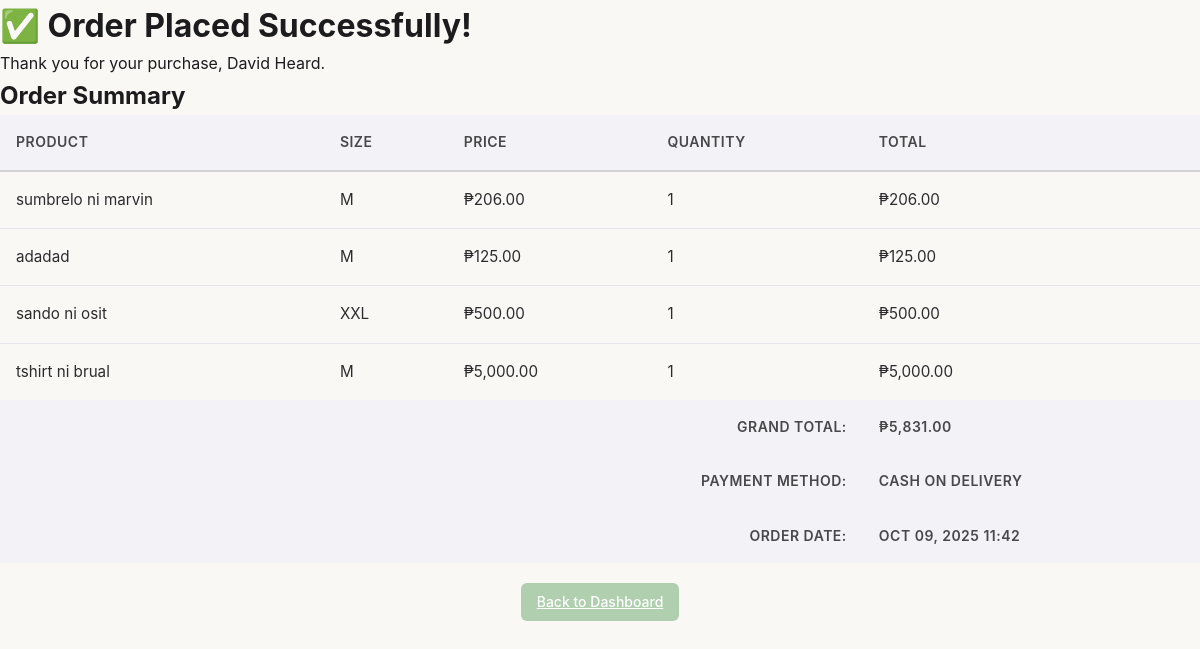
The page /order_success.php (signed in) on the database as committed earlier.
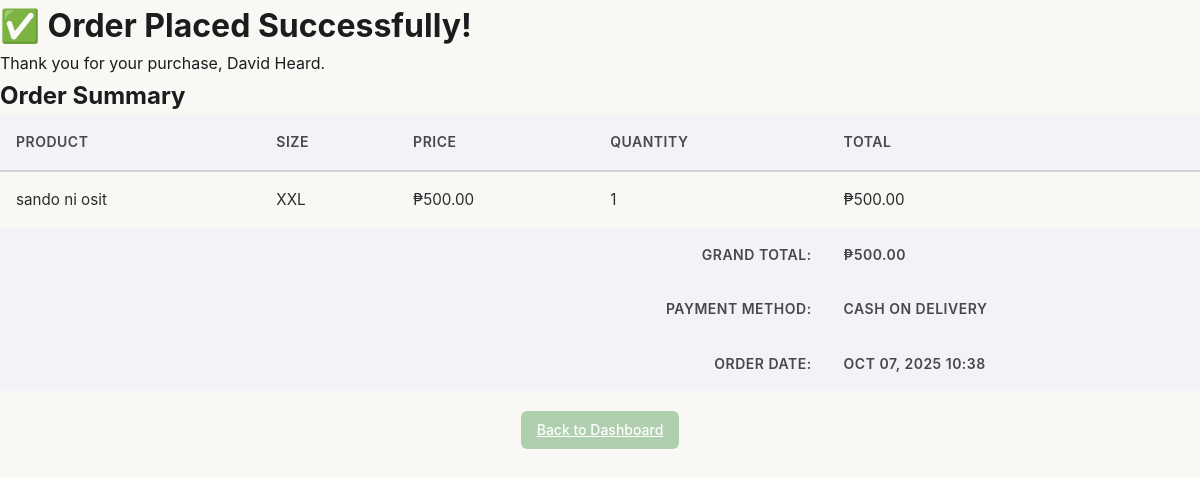
The same page on the database as committed later.
### tables this page shows
CREATE TABLE `order_items` (
  `id` int(11) NOT NULL,
  `order_id` int(11) NOT NULL,
  `product_id` int(11) NOT NULL,
  `quantity` int(11) NOT NULL,
  `price` decimal(10,2) NOT NULL
);

CREATE TABLE `inventory` (
  `id` int(11) NOT NULL,
  `name` varchar(255) NOT NULL,
  `image` varchar(255) NOT NULL,
  `category` varchar(255) NOT NULL,
  `size` varchar(3) NOT NULL,
  `price` int(12) NOT NULL
);

CREATE TABLE `orders` (
  `id` int(11) NOT NULL,
  `user_id` int(11) NOT NULL,
  `total_amount` decimal(10,2) NOT NULL,
  `order_date` timestamp NOT NULL DEFAULT current_timestamp(),
  `status` varchar(50) NOT NULL DEFAULT 'Pending',
  `payment_method` varchar(50) NOT NULL DEFAULT 'Cash on Delivery'
);

### order_success.php (the view, shortened to what this page needs)
<?php
include("db.php");
$user_id = $_SESSION['user_id'];
$orderStmt = $conn->prepare("SELECT * FROM orders WHERE user_id=? ORDER BY order_date DESC LIMIT 1");
$orderStmt->bind_param("i", $user_id);
$orderStmt->execute();
$orderResult = $orderStmt->get_result();
$order = $orderResult->fetch_assoc();
$itemsStmt = $conn->prepare("
    SELECT i.name, i.size, i.price, oi.quantity
    FROM order_items oi
    JOIN inventory i ON oi.product_id = i.id
    WHERE oi.order_id=?
");
$itemsStmt->bind_param("i", $order['id']);
$itemsStmt->execute();
$itemsResult = $itemsStmt->get_result();
$items = [];
while ($row = $itemsResult->fetch_assoc()) {
    $items[] = $row;
}
?>
<!DOCTYPE html>
<html lang="en">
<head>
<link rel="stylesheet" href="user.css">
</head>
<body>
<div class="container">
    <h1>✅ Order Placed Successfully!</h1>
    <p>Thank you for your purchase, <?= htmlspecialchars($_SESSION['full_name']) ?>.</p>
    <h2>Order Summary</h2>
    <table class="data-table">
        <thead>
            <tr>
                <th>Product</th>
                <th>Size</th>
                <th>Price</th>
                <th>Quantity</th>
                <th>Total</th>
            </tr>
        </thead>
        <tbody>
        <?php foreach ($items as $item): ?>
            <tr>
                <td><?= htmlspecialchars($item['name']) ?></td>
                <td><?= htmlspecialchars($item['size']) ?></td>
                <td>₱<?= number_format($item['price'], 2) ?></td>
                <td><?= $item['quantity'] ?></td>
                <td>₱<?= number_format($item['price'] * $item['quantity'], 2) ?></td>
            </tr>
        <?php endforeach; ?>
        </tbody>
        <tfoot>
            <tr>
                <th colspan="4" style="text-align:right;">Grand Total:</th>
                <th>₱<?= number_format($order['total_amount'], 2) ?></th>
            </tr>
            <tr>
                <th colspan="4" style="text-align:right;">Payment Method:</th>
                <th><?= htmlspecialchars($order['payment_method'] ?? 'Cash on Delivery') ?></th>
            </tr>
            <tr>
                <th colspan="4" style="text-align:right;">Order Date:</th>
                <th><?= date("M d, Y H:i", strtotime($order['order_date'])) ?></th>
            </tr>
        </tfoot>
    </table>
    <div style="margin-top:20px; text-align:center;">
        <a href="userDashboard.php" class="btn btn-primary">Back to Dashboard</a>
    </div>
</div>
</body>
</html>

### user.css (style rules this page uses)
:root { --sage: 120 25% 75%; --background: 35 25% 97%; --foreground: 25 20% 15%; --primary-color: #008cff; --primary-hover: #0051d5; --secondary-color: #5856d6; --success-color: #34c759; --warning-color: #ff9500; --danger-color: #ff3b30; --dark: #1c1c1e; --gray-900: #2c2c2e; --gray-800: #3a3a3c; --gray-700: #48484a; --gray-600: #636366; --gray-500: #8e8e93; --gray-400: #aeaeb2; --gray-300: #c7c7cc; --gray-200: #d1d1d6; --gray-100: #e5e5ea; --gray-50: #f2f2f7; --white: #ffffff; --button-font-size: 16px; --button-padding-y: 0.625rem; --button-padding-x: 1rem; --button-radius: var(--radius-md); --spacing-xs: 4px; --spacing-sm: 8px; --spacing-md: 16px; --spacing-lg: 24px; --spacing-xl: 32px; --spacing-2xl: 48px; --spacing-3xl: 64px; --font-family: -apple-system, BlinkMacSystemFont, "Segoe UI", Roboto, Oxygen, Ubuntu, sans-serif; --font-size-xs: 12px; --font-size-sm: 14px; --font-size-base: 16px; --font-size-lg: 18px; --font-size-xl: 20px; --font-size-2xl: 24px; --font-size-3xl: 32px; --font-size-4xl: 40px; --radius-sm: 6px; --radius-md: 10px; --radius-lg: 16px; --radius-xl: 20px; --radius-full: 9999px; --shadow-sm: 0 1px 3px rgba(0, 0, 0, 0.12), 0 1px 2px rgba(0, 0, 0, 0.06); --shadow-md: 0 4px 6px rgba(0, 0, 0, 0.07), 0 2px 4px rgba(0, 0, 0, 0.05); --shadow-lg: 0 10px 25px rgba(0, 0, 0, 0.1), 0 6px 10px rgba(0, 0, 0, 0.05); --shadow-xl: 0 20px 40px rgba(0, 0, 0, 0.15); --transition-fast: 150ms cubic-bezier(0.4, 0, 0.2, 1); --transition-base: 250ms cubic-bezier(0.4, 0, 0.2, 1); --transition-slow: 350ms cubic-bezier(0.4, 0, 0.2, 1); }
* { margin: 0; padding: 0; box-sizing: border-box; }
body { font-family: var(--font-family); font-size: var(--font-size-base); line-height: 1.6; color: var(--dark); background: hsl(var(--background)); min-height: 100vh; overflow-x: hidden; }
.data-table { width: 100%; border-collapse: separate; border-spacing: 0; }
.data-table thead { background: var(--gray-50); border-bottom: 2px solid var(--gray-200); }
.data-table th { padding: 18px 22px; text-align: left; font-weight: 600; color: var(--gray-700); font-size: var(--font-size-sm); text-transform: uppercase; letter-spacing: 0.6px; background: var(--gray-50); }
.data-table td { vertical-align: middle; color: var(--gray-900); font-size: 0.95rem; border-bottom: 1px solid var(--gray-100); transition: background-color 0.25s ease, transform 0.2s ease; }
.data-table tbody tr:last-child td { border-bottom: none; }
.btn { padding: var(--spacing-sm) var(--spacing-md); border: none; border-radius: var(--radius-sm); font-size: var(--font-size-sm); font-weight: 500; cursor: pointer; transition: all var(--transition-base); display: inline-flex; align-items: center; gap: var(--spacing-xs); }
.btn-primary { background: linear-gradient( 135deg, var(--primary-color), var(--secondary-color) ); color: var(--white); }
.data-table { width: 100%; min-width: 600px; border-collapse: collapse; }
.data-table th { padding: var(--spacing-md); text-align: left; font-weight: 600; color: var(--gray-700); font-size: var(--font-size-sm); text-transform: uppercase; letter-spacing: 0.5px; }
.data-table td { padding: var(--spacing-md); border-bottom: 1px solid var(--gray-100); color: var(--gray-900); }
.data-table tbody tr { transition: all var(--transition-fast); }
.btn-primary { background: hsl(var(--sage)); color: var(--white); }

Rows that differ between the two databases and show on the page:
removed order_items: product.name "sumbrelo ni marvin", product.size "M", product.price "206.00", quantity "1", $item['price'] * $item['quantity'] "206.00"
removed order_items: product.name "adadad", product.size "M", product.price "125.00", quantity "1", $item['price'] * $item['quantity'] "125.00"
removed order_items: product.name "tshirt ni brual", product.size "M", product.price "5,000.00", quantity "1", $item['price'] * $item['quantity'] "5,000.00"
removed orders: total_amount "5,831.00", payment_method "CASH ON DELIVERY", order_date "OCT 09, 2025 11:42"
now on this page (row unchanged): orders: total_amount "500.00", payment_method "CASH ON DELIVERY", order_date "OCT 07, 2025 10:38"
